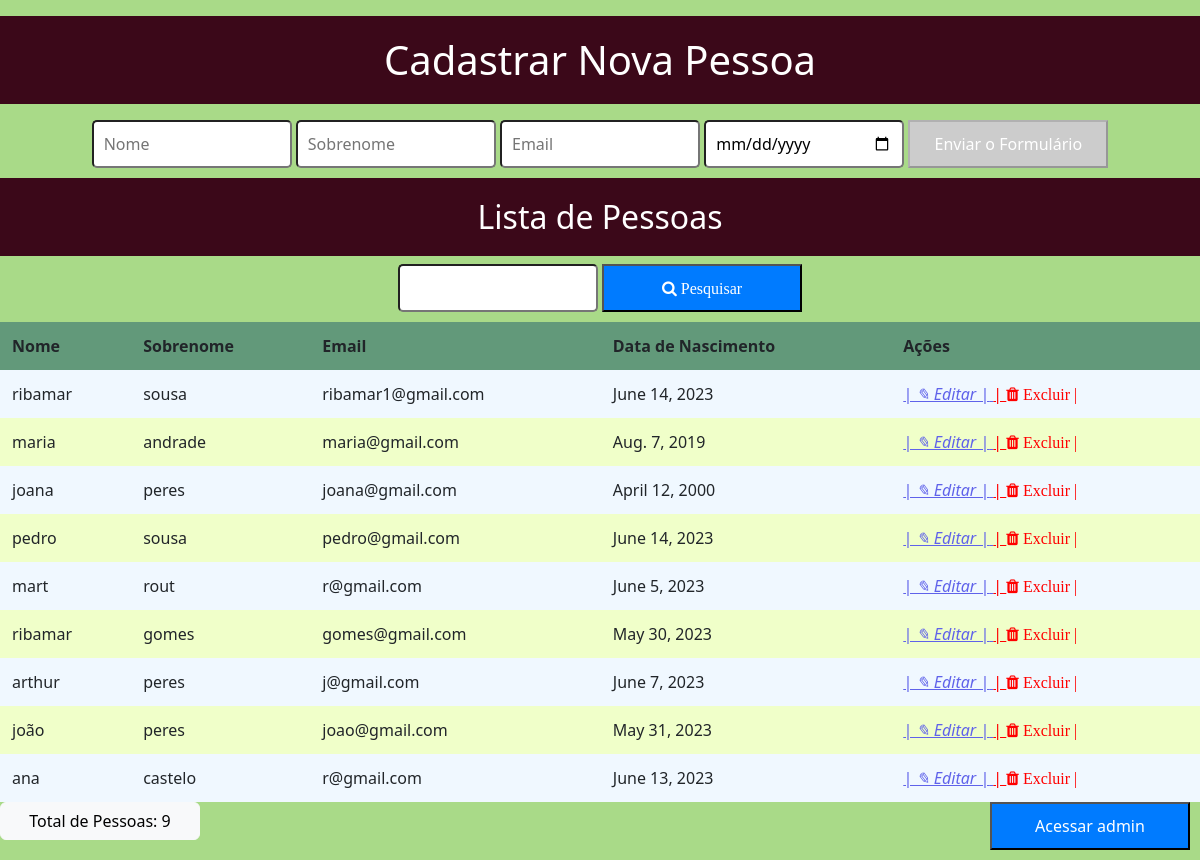
/, run on an earlier commit of the app's database.
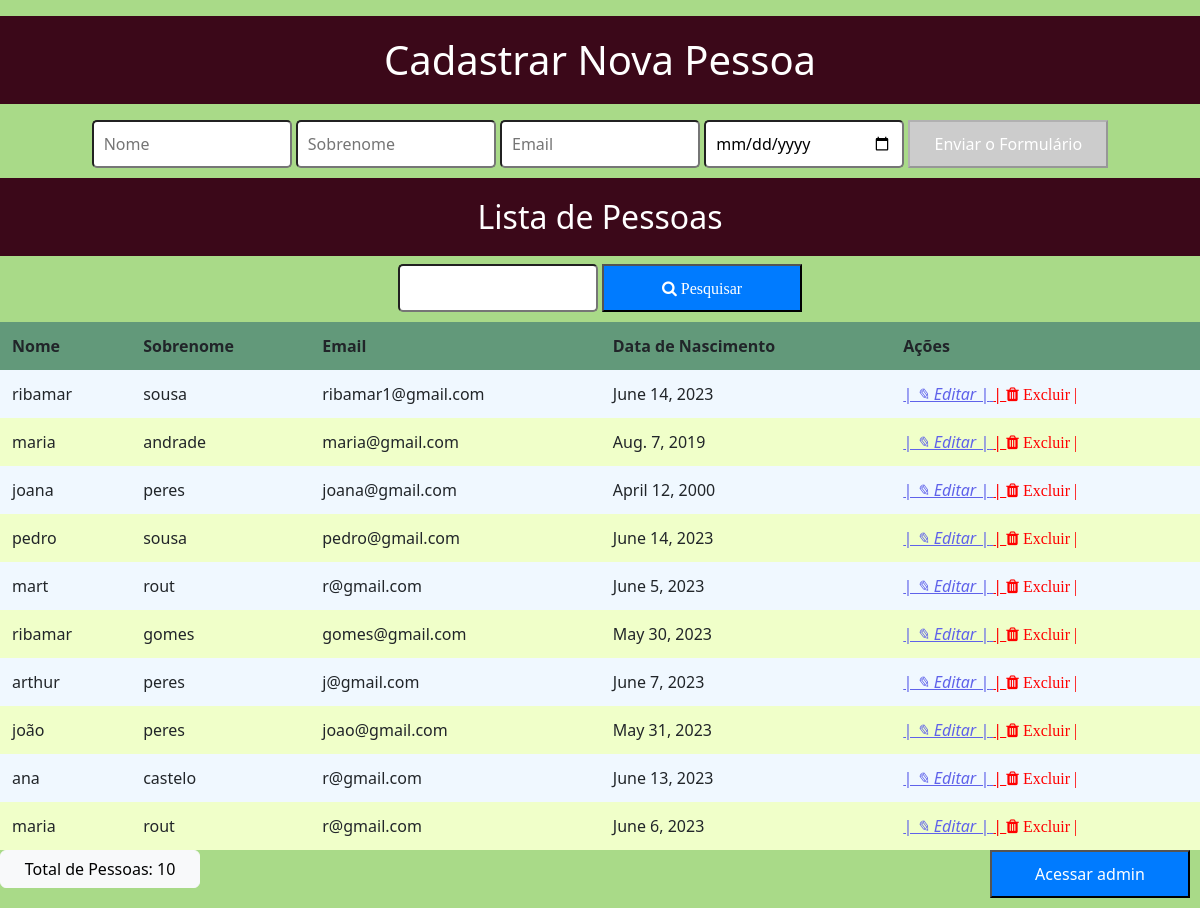
And on a later commit of the database.
### core/models.py (models this page shows, shortened)
class Pessoa(models.Model):
    nome = models.CharField(max_length=100)
    sobrenome = models.CharField(max_length=30)
    email = models.EmailField(max_length=100)
    data_nascimento = models.DateField()

### core/views.py (the view)
# urls.py: 2. Add a URL to urlpatterns:  path('', views.home, name='home')
def home(request):
    pessoas = Pessoa.objects.all()
    return render(request, "index.html", {"pessoas": pessoas})

### core/templates/index.html (shortened to what this page needs)
{% load static %}
<!DOCTYPE html>
<html lang="en">
<head>
<head>
    <link rel="stylesheet" type="text/css" href="{% static 'css/style.css' %}"/>
</head>
    <link rel="stylesheet" href="https://cdnjs.cloudflare.com/ajax/libs/font-awesome/4.7.0/css/font-awesome.min.css">
    <link href="https://cdn.jsdelivr.net/npm/bootstrap@5.2.0-beta1/dist/css/bootstrap.min.css" rel="stylesheet">
</head>
<body>
    <p>
    <h1>Cadastrar Nova Pessoa</h1></p>
    <form action="{% url 'salvar' %}" method="POST">
        <input type="text" id="nome" name="nome" placeholder="Nome" oninput="checkFields()"  class="button">
        <input type="text" id="sobrenome" name="sobrenome" placeholder="Sobrenome" oninput="checkFields()"  class="button">
        <input type="email" id="email" name="email" placeholder="Email" oninput="checkFields()" class="button">
        <input type="date" id="data_nascimento" name="data_nascimento" placeholder="Data de Nascimento" oninput="checkFields()"  class="button">
        <button id="salvar-button" type="submit" disabled  class="button">Enviar o Formulário</button>
    </form>
    <h2>Lista de Pessoas</h2>
    <form action="{% url 'pesquisar' %}" method="GET">
        <input type="text" name="search_query">
        <button type="submit"><i class="fa fa-search">  Pesquisar</i></button>
    </form>
    <table>
        <thead>
            <tr class="tr">
                <th>Nome</th>
                <th>Sobrenome</th>
                <th>Email</th>
                <th>Data de Nascimento</th>
                <th>Ações</th>
            </tr>
        </thead>
        <tbody>
            {% for pessoa in pessoas %}
            <tr>
                <td>{{ pessoa.nome }}</td>
                <td>{{ pessoa.sobrenome }}</td>
                <td>{{ pessoa.email }}</td>
                <td>{{ pessoa.data_nascimento }}</td>
                <td>
                    <a href="{% url 'editar' pessoa.id %}" class="edit"> <i> |   ✎   Editar   |</i> </a>
                    <a href="{% url 'delete' pessoa.id %}"  onclick="return confirmDelete();" class="delet">|   <i class="fa fa-trash"  class="delete"> Excluir   |</i></a>
                </td>
            </tr>
            {% endfor %}
        </tbody>
    </table>
    <button type="button" class="btn btn-light">Total de Pessoas: {{ pessoas|length }}</button>
    <a href="{% url 'admin' %}"><button type="button" class="ii">Acessar admin</button></a>
</body>
</html>

What changed in the data, as far as the page shows it:
added Pessoa: nome "maria", sobrenome "rout", email "r@gmail.com", data_nascimento "June 6, 2023"
Also different on the page:
{{ pessoas|length }}: "9" → "10"
